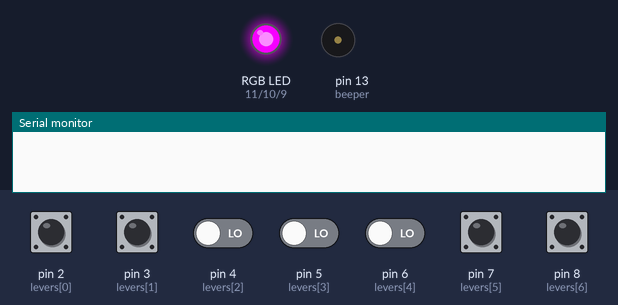
Simulated run of this sketch. Board: Arduino Uno, built with avr-gcc and run on an emulated ATmega328P. Shown: an RGB LED mixed from three pins (HIGH = lit), buzzer (waves = sounding, pin HIGH), the last lines printed to the serial monitor. The test bench sets the inputs (shaded band); at power-on: pin 2 (levers[0]), pin 3 (levers[1]), pin 4 (levers[2]), pin 5 (levers[3]), pin 6 (levers[4]), pin 7 (levers[5]), pin 8 (levers[6]) LOW. Random numbers use the default seed unless the sketch sets one. At 3.8 s the program stops and its outputs stay as they are.

Above: at 0.1 s.
At 1.1 s:
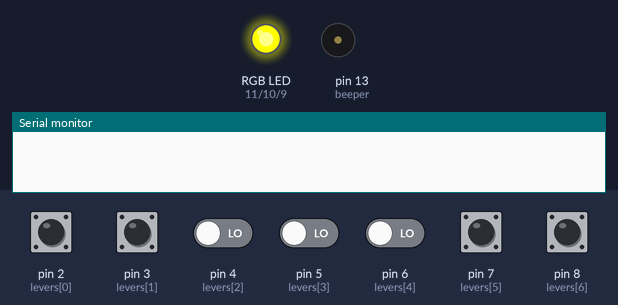
At 2.6 s:
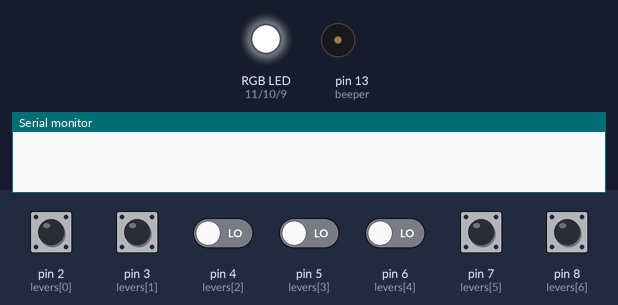
At 3.6 s:
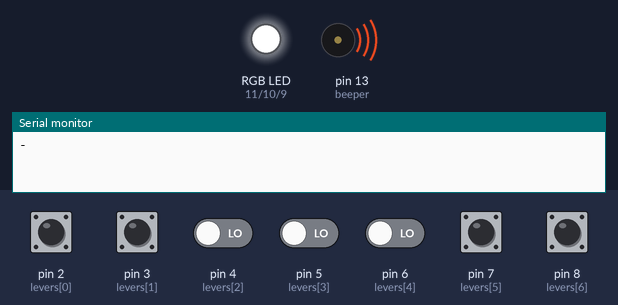
Timing chart, 0 to 5.1 s (numbered marks = the images above):
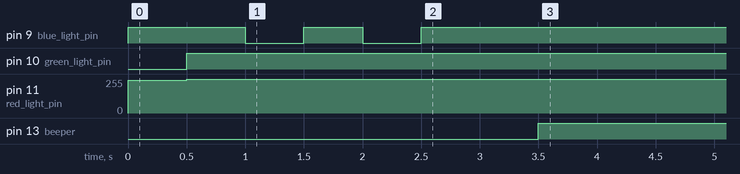

Measured:
- by itself, pin 9 (blue_light_pin): goes HIGH 1.0 s, LOW 0.50 s, HIGH 0.50 s, LOW 0.50 s, then HIGH
- by itself, pin 10 (green_light_pin): LOW → HIGH at 0.50 s
- by itself, pin 11 (red_light_pin): 0/255 → 246/255 at 0.00 s, → 255/255 0.50 s later
- by itself, pin 13 (beeper): LOW → HIGH at 3.5 s

The sketch:

alternative.ino
```cpp
int red_light_pin= 11;
int green_light_pin = 10;
int blue_light_pin = 9;
int counter=0;
//VIBGYOR
int red_val[]={255,0,0,255,0,255,255};
int green_val[]={0,0,255,255,255,165,0};
int blue_val[]={255,255,255,0,0,0,0};
int clock=0;
int Delay=500;
int color[3];
int LED_Burn_time=500;
int beeper = 13;
int levers[]={2,3,4,5,6,7,8};
int score=0;
void setup() {
  Serial.begin(9600);
  pinMode(red_light_pin, OUTPUT);
  pinMode(green_light_pin, OUTPUT);
  pinMode(blue_light_pin, OUTPUT);
  pinMode(2, INPUT);
  pinMode(3, INPUT);
  pinMode(4, INPUT);
  pinMode(5, INPUT);
  pinMode(6, INPUT);
  pinMode(7, INPUT);
  pinMode(8, INPUT);
  pinMode(beeper,OUTPUT);


}

int three=-1; //Three can be 0,1,2
void loop() {
  three++;
  if(three==3){
    beep();
    score=score+Read();
    Serial.println(score);
    three=0;
  }
  blink();
}
void blink(){
int temp=random(0,8);
      color[three]=temp;

      RGB_color(red_val[color[three]],green_val[color[three]],blue_val[color[three]]);
      clock=0;
      delay(LED_Burn_time);
      RGB_color(0,0,0);//turn led off
      delay(LED_Burn_time);
}
void beep(){ //beep the buxxer
  digitalWrite(beeper, LOW);//6 is negative pin
  delay(500); //wait for 0.5 sec before turning buzzer off.
  digitalWrite(beeper, HIGH);
}
int Read(){
  int small_score=0;
  int chance=0;//to check if three buttons are pressed or not.

  while(true){ //read the input
  for(int i=0;i<=7;i++){
  if(digitalRead(levers[i])==1){

    chance++; //if button is pressed one chance is taken.

    if(i==color[chance]){
      small_score++;
      Serial.println("+");
    }
    else{
      Serial.print("-");
    }

    while(digitalRead(levers[i])==1){
      delay(1);
      //pause till it is removed.
    }
    if(3-chance<=0){ //if chances are over.
    Serial.print("b");
      return small_score;
    }
  }
  }
}
}
void RGB_color(int red_light_value, int green_light_value, int blue_light_value)
 {
  analogWrite(red_light_pin, 255-red_light_value);
  analogWrite(green_light_pin, 255-green_light_value);
  analogWrite(blue_light_pin, 255-blue_light_value);
}
```
